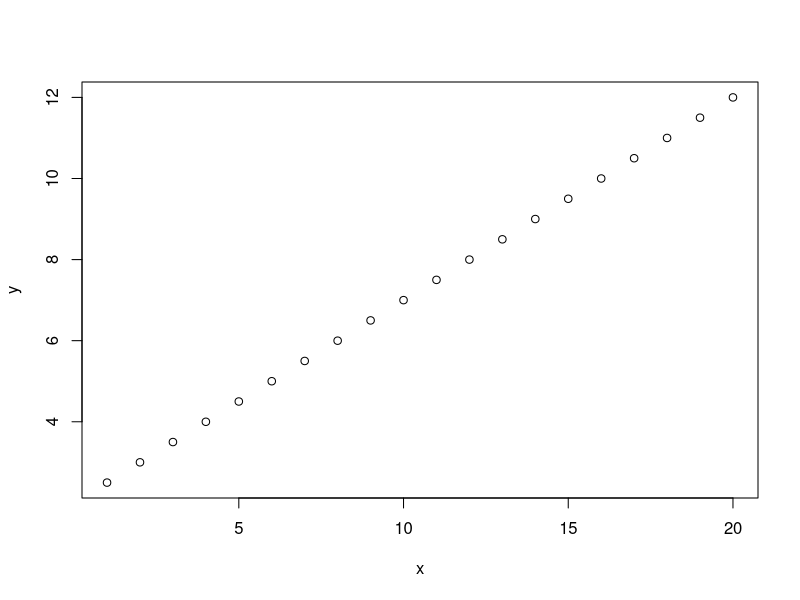
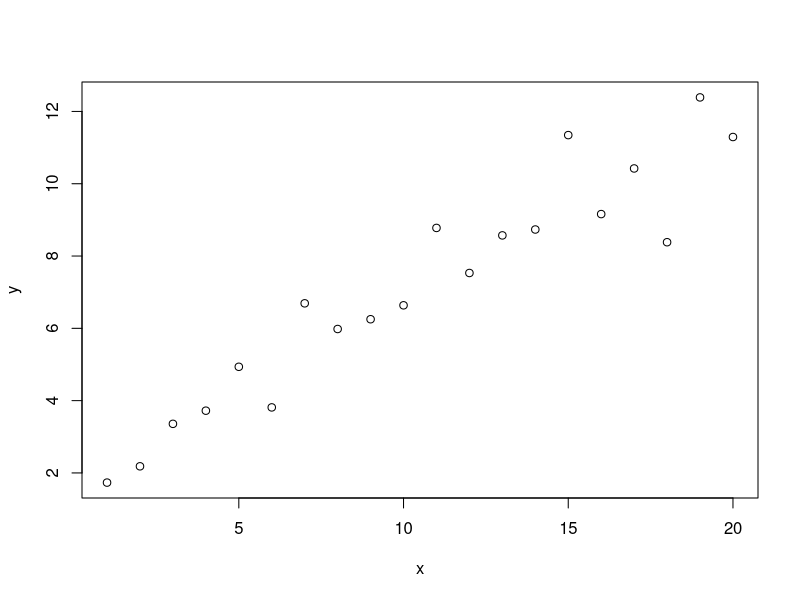
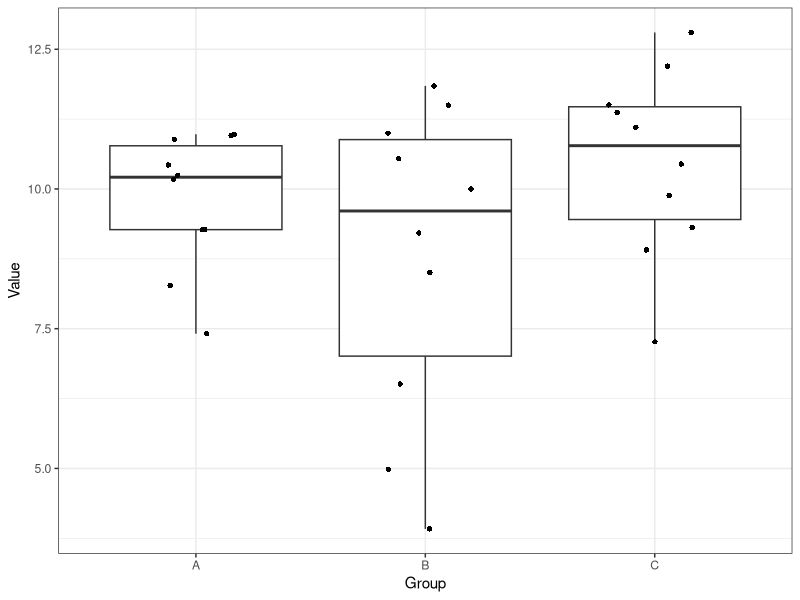

Reproduce these figures in R, in order.
## ---- chunk 1
x <- 1:20
y <- 0.5 * x + 2
plot(x, y)
## ---- chunk 2
set.seed(9)
y <- 0.5 * x + 2 + rnorm(n=length(x), mean = 0, sd = 1)
plot(x, y)
## ---- chunk 3
lm1 <- lm(y ~ x)
summary(lm1)
## ---- chunk 4
set.seed(99)
my_data <- cbind( rep(c('A', 'B', 'C'), each = 10), rnorm(n = 30, mean = 10, sd = 2) )
my_data <- as.data.frame(my_data)
colnames(my_data) <- c("Group", "Value")
my_data$Group <- as.factor(my_data$Group)
my_data$Value <- as.numeric(my_data$Value)
## ---- chunk 5
library(ggplot2)
p <- ggplot(data = my_data, mapping = aes(x = Group, y = Value))
p <- p + geom_boxplot()
p <- p + geom_jitter(shape=16, position=position_jitter(0.2))
p <- p + theme_bw()
p
## ---- chunk 6
my_data$Group
as.character(my_data$Group)
## ---- chunk 7
options(contrasts = c("contr.helmert", "contr.poly"))
lm2 <- lm(Value ~ Group, data = my_data)
summary(lm2)
## ---- chunk 8
# http://www.sthda.com/english/wiki/one-way-anova-test-in-r
library(dplyr)
group_by(my_data, Group) %>%
  summarise(
    count = n(),
    mean = mean(Value, na.rm = TRUE),
    sd = sd(Value, na.rm = TRUE)
  )
mean(my_data$Value)
## ---- chunk 9
options("contrasts")

options(contrasts = c("contr.helmert", "contr.poly"))
options(contrasts = c("contr.treatment", "contr.poly"))
